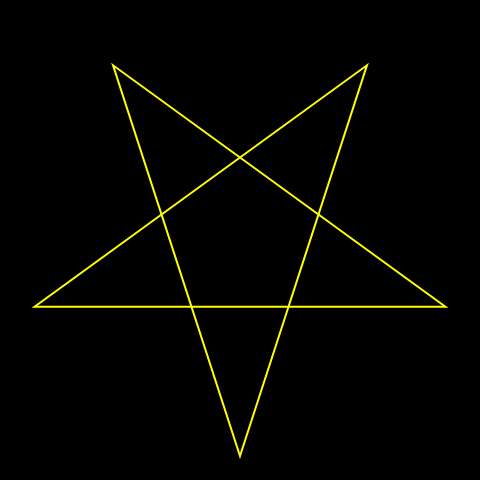
Frame 1 (no input)
Frame 60 (no input): identical to frame 1, image omitted
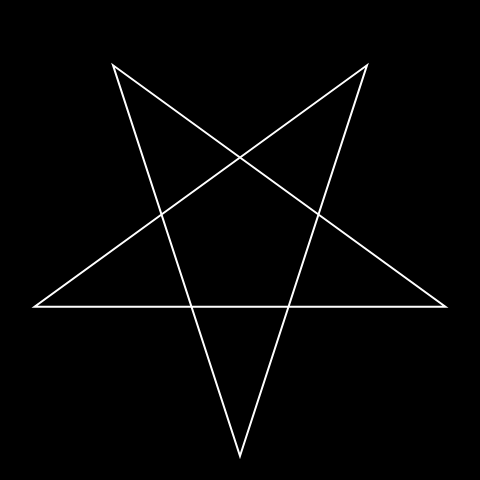
Frame 120 (the mouse pressed at the canvas centre since frame 60)

The p5.js sketch that drew these frames (run headless with seeded random() and noise() and a simulated clock; from frame 60 on, the mouse is pressed at the canvas centre):

// p5.js sketch
// ── sketch.js
// ETOILES REGULIERES
// GENUARY PROMPT 6 = Lights on/off. Make something that changes when you switch on or off the “digital” lights.

let DESSIN = 7; // [7,8,9,10,11,12]
let NP = 480, PI = Math.PI;
let K = 5, H = 3, CX = NP / 2, CY = NP / 2, R = NP * 0.45, AD = PI / 2;
let lightsOn = true; // état des lumières

if (DESSIN == 8) K = 7;
else if (DESSIN == 9) K = 20, H = 9;
else if (DESSIN == 10) K = 20, H = 7;
else if (DESSIN == 11) K = 51, H = 20;
else if (DESSIN == 12) K = 51, H = 25;

function setup() {
  createCanvas(NP, NP);
  angleMode(RADIANS);
}

function draw() {
  background(0); // fond noir pour simuler la nuit
  drawStar(CX, CY, R, K, H, AD);
}

function drawStar(cx, cy, R, K, H, AD) {
  stroke(lightsOn ? 'yellow' : 'white'); // couleur selon état
  strokeWeight(2);
  noFill();
  
  beginShape();
  for (let i = 0; i < K; i++) {
    let x = cx + R * cos(2 * i * H * PI / K + AD);
    let y = cy + R * sin(2 * i * H * PI / K + AD);
    vertex(x, y);
  }
  endShape(CLOSE);
}

// changer l'état des lumières avec un clic
function mousePressed() {
  lightsOn = !lightsOn;
}
